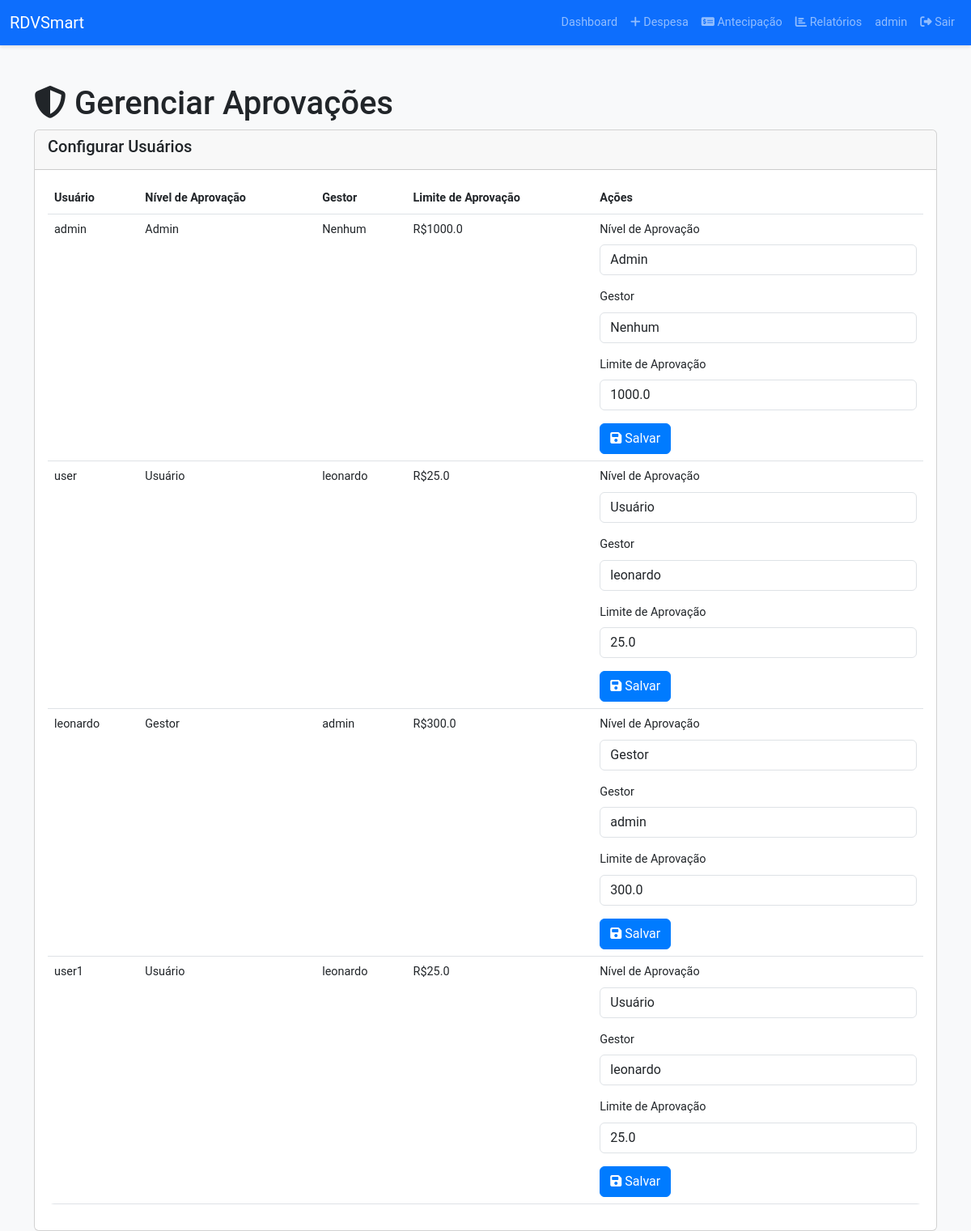
Screenshot of /manage_approvals (signed in) with the database file from the repository.
### app.py (models this page shows)
class User(UserMixin, db.Model):
    id = db.Column(db.Integer, primary_key=True)
    username = db.Column(db.String(80), unique=True, nullable=False)
    email = db.Column(db.String(120), unique=True, nullable=False)
    password_hash = db.Column(db.String(128), nullable=False)
    is_manager = db.Column(db.Boolean, default=False)
    approval_limit = db.Column(db.Float, default=0.0)
    manager_id = db.Column(db.Integer, db.ForeignKey('user.id'), nullable=True)
    approval_level = db.Column(db.Integer, default=1)  # 1=Usuário, 2=Gestor, 3=Admin
    groups = db.relationship('GroupMembership', backref='user', lazy=True)
    expenses = db.relationship('Expense', backref='user', lazy=True)
    advances = db.relationship('Advance', backref='user', lazy=True)
    manager = db.relationship('User', remote_side=[id], back_populates='managed_users', foreign_keys=[manager_id])
    managed_users = db.relationship('User', back_populates='manager', foreign_keys=[manager_id])

### app.py (the view, shortened to what this page needs)
@app.route('/manage_approvals', methods=['GET', 'POST'])
@login_required
def manage_approvals():
    if current_user.approval_level != 3:
        flash('Apenas administradores podem gerenciar aprovações')
        return redirect(url_for('index'))
    users = User.query.all()
    return render_template('manage_approvals.html', users=users)

### app.py (called while the page is built)
@login_manager.user_loader
def load_user(user_id):
    return User.query.get(int(user_id))

### templates/manage_approvals.html (shortened to what this page needs)
<!DOCTYPE html>
<html lang="pt-BR">
<head>
    <link href="https://cdn.jsdelivr.net/npm/bootstrap@5.3.0/dist/css/bootstrap.min.css" rel="stylesheet">
    <link rel="stylesheet" href="https://cdnjs.cloudflare.com/ajax/libs/font-awesome/6.4.0/css/all.min.css">
    <link rel="stylesheet" href="{{ url_for('static', filename='styles.css') }}">
</head>
<body>
    <nav class="navbar navbar-expand-lg navbar-dark bg-primary">
        <div class="container-fluid">
            <a class="navbar-brand" href="{{ url_for('index') }}">RDVSmart</a>
            <div class="collapse navbar-collapse" id="navbarNav">
                <ul class="navbar-nav ms-auto">
                    <li class="nav-item">
                        <a class="nav-link" href="{{ url_for('index') }}">Dashboard</a>
                    </li>
                    <li class="nav-item">
                        <a class="nav-link" href="{{ url_for('add_expense') }}"><i class="fas fa-plus"></i> Despesa</a>
                    </li>
                    <li class="nav-item">
                        <a class="nav-link" href="{{ url_for('advance_request') }}"><i class="fas fa-money-check-alt"></i> Antecipação</a>
                    </li>
                    <li class="nav-item">
                        <a class="nav-link" href="{{ url_for('report') }}"><i class="fas fa-chart-bar"></i> Relatórios</a>
                    </li>
                    <li class="nav-item">
                        <span class="nav-link">{{ current_user.username }}</span>
                    </li>
                    <li class="nav-item">
                        <a class="nav-link" href="{{ url_for('logout') }}"><i class="fas fa-sign-out-alt"></i> Sair</a>
                    </li>
                </ul>
            </div>
        </div>
    </nav>
    <div class="container mt-5 animate-fade-in">
        <h1><i class="fas fa-shield-alt"></i> Gerenciar Aprovações</h1>
        <div class="card">
            <div class="card-header">
                <h5>Configurar Usuários</h5>
            </div>
            <div class="card-body">
                <table class="table table-hover">
                    <thead>
                        <tr>
                            <th>Usuário</th>
                            <th>Nível de Aprovação</th>
                            <th>Gestor</th>
                            <th>Limite de Aprovação</th>
                            <th>Ações</th>
                        </tr>
                    </thead>
                    <tbody>
                        {% for user in users %}
                            <tr>
                                <td>{{ user.username }}</td>
                                <td>
                                    {{ 'Usuário' if user.approval_level == 1 else 'Gestor' if user.approval_level == 2 else 'Admin' }}
                                </td>
                                <td>{{ user.manager.username if user.manager else 'Nenhum' }}</td>
                                <td>R${{ user.approval_limit }}</td>
                                <td>
                                    <form method="POST">
                                        <div class="mb-3">
                                            <label class="form-label">Nível de Aprovação</label>
                                            <select name="approval_level" class="form-control">
                                                <option value="1" {{ 'selected' if user.approval_level == 1 }}>Usuário</option>
                                                <option value="2" {{ 'selected' if user.approval_level == 2 }}>Gestor</option>
                                                <option value="3" {{ 'selected' if user.approval_level == 3 }}>Admin</option>
                                            </select>
                                        </div>
                                        <div class="mb-3">
                                            <label class="form-label">Gestor</label>
                                            <select name="manager_id" class="form-control">
                                                <option value="None">Nenhum</option>
                                                {% for manager in users %}
                                                    {% if manager.id != user.id %}
                                                        <option value="{{ manager.id }}" {{ 'selected' if user.manager_id == manager.id }}>{{ manager.username }}</option>
                                                    {% endif %}
                                                {% endfor %}
                                            </select>
                                        </div>
                                        <div class="mb-3">
                                            <label class="form-label">Limite de Aprovação</label>
                                            <input type="number" name="approval_limit" class="form-control" value="{{ user.approval_limit }}" step="0.01">
                                        </div>
                                        <button type="submit" class="btn btn-primary"><i class="fas fa-save"></i> Salvar</button>
                                    </form>
                                </td>
                            </tr>
                        {% endfor %}
                    </tbody>
                </table>
            </div>
        </div>
    </div>
</body>
</html>

### static/styles.css (style rules this page uses)
body { font-family: 'Roboto', sans-serif; background-color: #f8f9fa; }
.navbar { box-shadow: 0 2px 4px rgba(0,0,0,0.1); }
.card { transition: transform 0.3s ease, box-shadow 0.3s ease; }
.table { background-color: #fff; border-radius: 8px; overflow: hidden; }
.btn-primary { background-color: #007bff; border-color: #007bff; transition: background-color 0.3s ease; }
.animate-fade-in { animation: fadeIn 0.5s ease-in; }

### templates/manage_approvals.html (style rules this page uses)
body { font-size: 0.9rem; }

### rows the page displays
User: username "admin", approval_level "Admin", manager "Nenhum", approval_limit "1000.0"
User: username "user", approval_level "Usuário", manager "leonardo", approval_limit "25.0"
User: username "leonardo", approval_level "Gestor", manager "admin", approval_limit "300.0"
User: username "user1", approval_level "Usuário", manager "leonardo", approval_limit "25.0"

### other values shown
form field manager_id "leonardo"
form field manager_id "admin"
